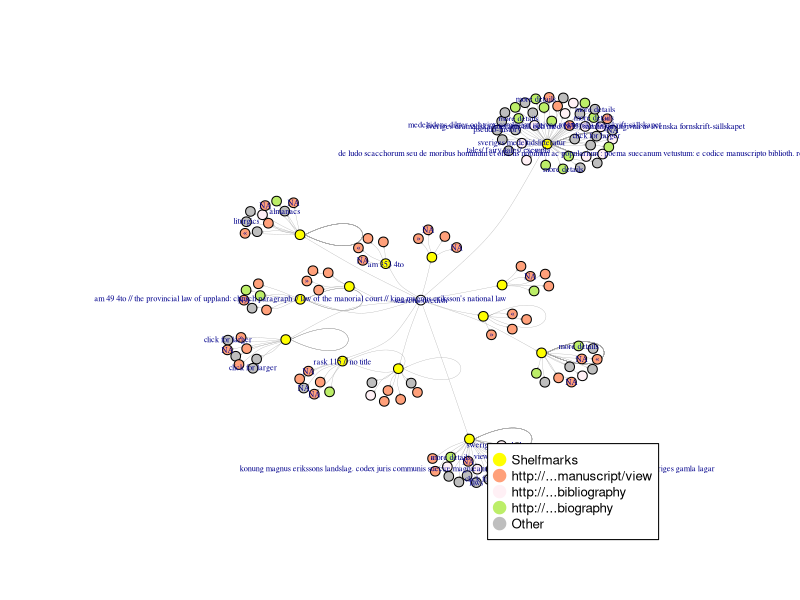

Write R code to recreate this figure.
library(igraph)
library(tidyverse)
#col = c("yellow","lightsalmon", "lavenderblush" , "darkolivegreen2" , "lightblue")
col = c("yellow","lightsalmon", "lavenderblush","darkolivegreen2" , "grey")
set.seed(14)#Change number here to re-randomize the shape of your graph
origins = "https://handrit.is/en/manuscript/view/AM02-0191|https://handrit.is/en/manuscript/view/AM04-0051|https://handrit.is/en/manuscript/view/AM04-0049|https://handrit.is/en/manuscript/view/AM04-0045|https://handrit.is/en/manuscript/view/Rask115|https://handrit.is/en/manuscript/view/AM04-0046|https://handrit.is/en/manuscript/view/AM08-030|https://handrit.is/en/manuscript/view/AM02-0201|https://handrit.is/en/manuscript/view/AM08-265|https://handrit.is/en/manuscript/view/AM02-0200|https://handrit.is/en/manuscript/view/AM04-0353|https://handrit.is/en/manuscript/view/AM02-300|https://handrit.is/en/manuscript/view/AM04-0899"
colorise<-function(url)
  #c("Results" , "http://...manuscript/view",  "http://...bibliography" , "http://...biography", "Other"), 
  ifelse(grepl(str_to_lower(origins),url,fixed = FALSE),col[1],#the shelfmarks
         ifelse(grepl("manuscript/view",url,fixed = TRUE),col[2],
                ifelse(grepl("bibliography",url,fixed = TRUE),col[3],
                       ifelse(grepl("biography",url,fixed = TRUE),col[4],
                              ifelse(grepl("https://handrit.is/en/search/results/",url,fixed = TRUE),"white",#the central dot in white
                  col[5])))))
read_csv("handrit_swedish_aa_stopword.csv")%>%
  transmute(source=str_to_lower(source),
            target=str_to_lower(target),
            source_label=str_to_lower(source_label),
            target_label=str_to_lower(target_label),
            #color=ifelse(isReply, "grey", "black"),
            arrow.size=0.05,#Arrows
            curved=runif(n(),-0.4,0.4)) -> df_edges
bind_rows(transmute(df_edges,name=source,label=source_label),
          transmute(df_edges,name=target,label=target_label)
) %>%
  group_by(name)%>%
  summarise(actual_label=paste0(unique(label),collapse = " // "))%>%
  #change rbinom values to put more or less labels
  mutate(label=ifelse(rbinom(n(),1,0.4),actual_label,""),color=colorise(name))->df_nodes
#read_csv("handrit_swedish_a_formated.csv")%>%

#df_anonymous <- df_edges[3]

graph_from_data_frame(df_edges, vertices = df_nodes) -> g_frame
g_frame
#pdf("test.pdf")
#lo <- layout_nicely(g_frame)
lo <- layout_nicely(g_frame)
#dev.off()
plot(g_frame,
     rescale=FALSE,
     layout=1*norm_coords(lo, -1, 1, -1, 1),
     vertex.size=5,#Change size of the bubbles here
     vertex.label.cex = 0.5,#Change label size here
     #vertex.label=df_anonymous, #uncomment to get things anonymised
     edge.width=0.3)
#legend('topleft',legend=levels(sizeCut),pt.cex=scaled,col='black',pch=21, pt.bg='orange'))

legend("bottomleft", 
       legend = c("Shelfmarks" , "http://...manuscript/view",  "http://...bibliography" , "http://...biography", "Other"), 
       col = col, 
       pch = c(20,20,20,20,20), bty = "y",  pt.cex =2.5, cex = 0.8 , #pt.cex = bubble size
       text.col = "black", horiz = FALSE, inset = c(0.6, -0.1),
       #pch = c(20,20,20,20,20), bty = "n", pt.cex =3.9, cex = 0.9 , 
       #text.col = "black", horiz = FALSE, inset = c(0.3, 0.1),
       xpd=TRUE,
       text.font = 56
       )
#dev.off()
#for graphviz later:
#write_graph(g_frame,format = "dot", file = "comment.dot")
